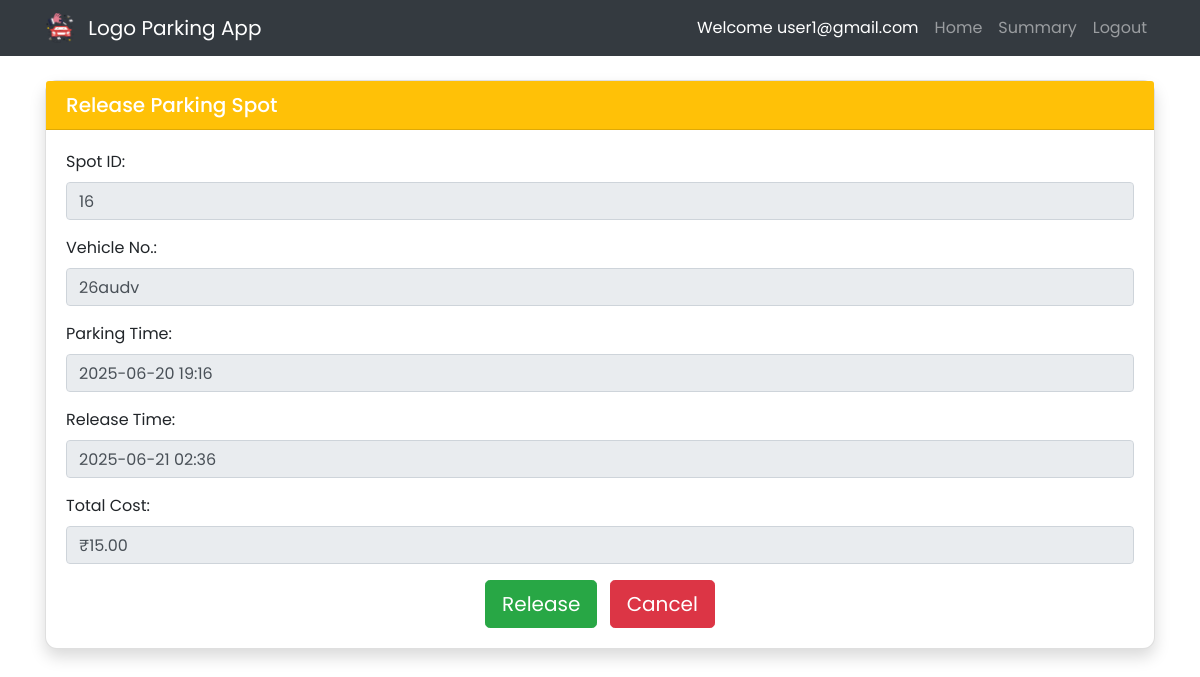
Page /user/release_reservation_page/2 (signed in) on the committed database.
### models.py (models this page shows, shortened)
class User(db.Model, UserMixin):
    id = db.Column(db.Integer, primary_key=True)
    email = db.Column(db.String(120), unique=True, nullable=False)
    password = db.Column(db.String(128), nullable=False)
    is_admin = db.Column(db.Boolean, default=False)
    is_blocked = db.Column(db.Boolean, default=False)
    reservations = db.relationship('Reservation', backref='user', lazy=True)

class ParkingSpot(db.Model):
    id = db.Column(db.Integer, primary_key=True)
    lot_id = db.Column(db.Integer, db.ForeignKey('parking_lot.id'), nullable=False)
    status = db.Column(db.String(1), default='A', nullable=False)
    reservations = db.relationship('Reservation', backref='spot', lazy=True, cascade="all, delete-orphan")

class Reservation(db.Model):
    id = db.Column(db.Integer, primary_key=True)
    spot_id = db.Column(db.Integer, db.ForeignKey('parking_spot.id'), nullable=False)
    user_id = db.Column(db.Integer, db.ForeignKey('user.id'), nullable=False)
    vehicle_no = db.Column(db.String(20), nullable=True) # Vehicle number for the reservation
    parking_cost = db.Column(db.Float, nullable=False)
    hours = db.Column(db.Float, nullable=False) # Duration of parking in hours
    parking_timestamp = db.Column(db.DateTime, default=datetime.utcnow, nullable=False)
    leaving_timestamp = db.Column(db.DateTime, nullable=True) # Null if spot is still occupied

### app.py (the view)
@app.route('/user/release_reservation_page/<int:reservation_id>', methods=['GET'])
@login_required
def release_reservation_page(reservation_id):
    if current_user.is_blocked:
        flash('Your account is blocked.', 'danger')
        return redirect(url_for('dashboard'))
    if current_user.is_admin:
        flash('Admins cannot release spots', 'danger')
        return redirect(url_for('dashboard'))
    reservation = Reservation.query.get_or_404(reservation_id)
    if reservation.user_id != current_user.id:
        flash('Unauthorized action: You do not own this reservation.', 'danger')
        logging.warning(f"User {current_user.email} attempted unauthorized access to release page for reservation {reservation_id}")
        return redirect(url_for('dashboard'))
    if reservation.leaving_timestamp:
        flash('This spot has already been released.', 'warning')
        return redirect(url_for('dashboard'))
    spot = reservation.spot
    lot = spot.lot if spot else None
    if not spot or not lot:
        flash('Associated parking spot or lot not found.', 'danger')
        logging.error(f"Spot or Lot not found for reservation {reservation_id} during release page access.")
        return redirect(url_for('dashboard'))
    return render_template('user/release_spot.html', reservation=reservation, spot=spot, lot=lot)

### app.py (called while the page is built)
def get_ist_time():
    if ZoneInfo:
        try:
            return datetime.now(ZoneInfo("Asia/Kolkata"))
        except Exception as e:
            logging.warning(f"ZoneInfo failed for Asia/Kolkata: {e}, falling back to pytz.")
    try:
        return datetime.now(pytz.timezone("Asia/Kolkata"))
    except Exception as e:
        logging.error(f"Failed to get Asia/Kolkata time with pytz: {e}. Returning naive UTC datetime.")
        return datetime.utcnow()  # Fallback to naive UTC if all else fails

@login_manager.user_loader
def load_user(user_id):
    try:
        return db.session.get(User, int(user_id))
    except Exception as e:
        logging.error(f"Error loading user {user_id}: {e}")
        return None

### templates/user/release_spot.html (shortened to what this page needs)
{% extends "base.html" %}
{% block content %}
<div class="card shadow mb-4">
    <div class="card-header bg-warning text-white">
        <h5 class="mb-0">Release Parking Spot</h5>
    </div>
    <div class="card-body">
        <form method="POST" action="{{ url_for('release_spot', reservation_id=reservation.id) }}">
            <div class="form-group">
                <label>Spot ID:</label>
                <input type="text" class="form-control" value="{{ spot.id }}" readonly>
            </div>
            <div class="form-group">
                <label>Vehicle No.:</label>
                <input type="text" class="form-control" value="{{ reservation.vehicle_no }}" readonly>
            </div>
            <div class="form-group">
                <label>Parking Time:</label>
                <input type="text" class="form-control" value="{{ reservation.parking_timestamp.strftime('%Y-%m-%d %H:%M') if reservation.parking_timestamp else 'N/A' }}" readonly>
            </div>
            <div class="form-group">
                <label>Release Time:</label>
                <input type="text" class="form-control" value="{{ reservation.leaving_timestamp.strftime('%Y-%m-%d %H:%M') if reservation.leaving_timestamp else get_ist_time().strftime('%Y-%m-%d %H:%M') }}" readonly>
            </div>
            <div class="form-group">
                <label>Total Cost:</label>
                <input type="text" class="form-control" value="₹{{ '%.2f'|format(reservation.parking_cost) }}" readonly>
            </div>
            <div class="text-center">
                <button type="submit" class="btn btn-success btn-lg">Release</button>
                <a href="{{ url_for('dashboard') }}" class="btn btn-danger btn-lg ml-2">Cancel</a>
            </div>
        </form>
    </div>
</div>
{% endblock %}

### templates/base.html (shortened to what this page needs)
<!DOCTYPE html>
<html lang="en">
<head>
    <link rel="stylesheet" href="https://stackpath.bootstrapcdn.com/bootstrap/4.5.2/css/bootstrap.min.css">
    <link rel="stylesheet" href="{{ url_for('static', filename='css/styles.css') }}">
</head>
<body>
    <nav class="navbar navbar-expand-lg navbar-dark bg-dark">
        <div class="container">
            <a class="navbar-brand" href="{{ url_for('home') }}">
                <img src="{{ url_for('static', filename='images/logo.png') }}" alt="Logo" width="30" height="30" class="d-inline-block align-top rounded-full">
                Logo Parking App
            </a>
            <div class="collapse navbar-collapse" id="navbarNav">
                <ul class="navbar-nav ml-auto">
                    {% if current_user.is_authenticated %}
                        {% if current_user.is_admin %}
                            <li class="nav-item">
                                <span class="nav-link text-white">Welcome Admin</span>
                            </li>
                            <li class="nav-item">
                                <a class="nav-link" href="{{ url_for('dashboard') }}">Home</a>
                            </li>
                            <li class="nav-item">
                                <a class="nav-link" href="{{ url_for('view_users') }}">Users</a>
                            </li>
                            <li class="nav-item">
                                <a class="nav-link" href="{{ url_for('search') }}">Search</a>
                            </li>
                            <li class="nav-item">
                                <a class="nav-link" href="{{ url_for('admin_summary') }}">Summary</a>
                            </li>
                        {% else %}
                            <li class="nav-item">
                                <span class="nav-link text-white">Welcome {{ current_user.email }}</span>
                            </li>
                            <li class="nav-item">
                                <a class="nav-link" href="{{ url_for('dashboard') }}">Home</a>
                            </li>
                            <li class="nav-item">
                                <a class="nav-link" href="{{ url_for('user_summary') }}">Summary</a>
                            </li>
                        {% endif %}
                        <li class="nav-item">
                            <a class="nav-link" href="{{ url_for('logout') }}">Logout</a>
                        </li>
                    {% endif %}
                </ul>
            </div>
        </div>
    </nav>
    <div class="container mt-4">
        {% block content %}{% endblock %}
    </div>
</body>
</html>

### static/css/styles.css (style rules this page uses)
body { font-family: 'Poppins', sans-serif; }
.navbar-brand img { margin-right: 8px; }
.card { border-radius: 12px; box-shadow: 0 4px 8px rgba(0,0,0,0.1); transition: transform 0.2s; }
.card-header { border-radius: 12px 12px 0 0; }
.btn { transition: transform 0.2s; }

### rows in the picture
User: email "user1@gmail.com"
ParkingSpot: id "16"
Reservation: vehicle_no "26audv", parking_timestamp "2025-06-20 19:16", leaving_timestamp "2025-06-21 02:36", parking_cost "₹15.00"
